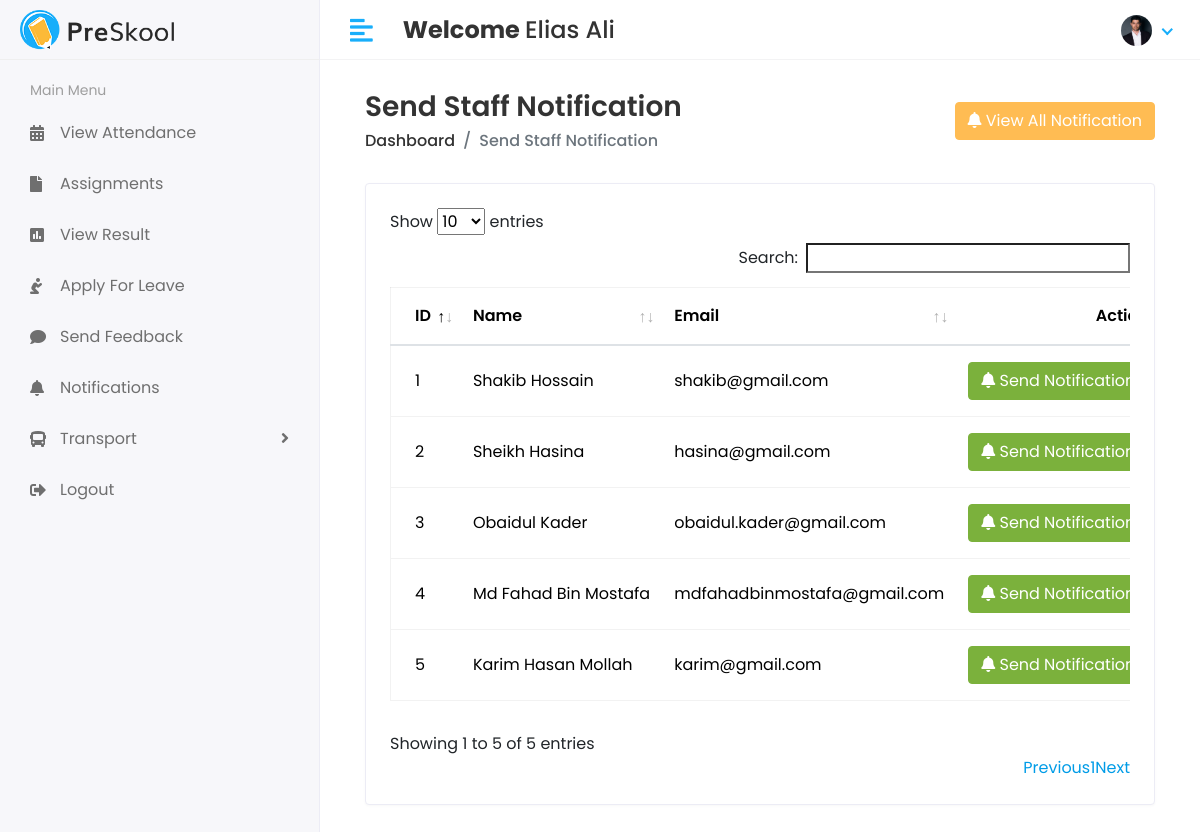
/Hod/staff/send_notifications (signed in), run on the app's committed database.
### app/models.py (models this page shows, shortened)
class CustomUser(AbstractUser):
    USER = (
        (1, "HOD"),
        (2, "Student"),
        (3, "Stuff"),
    )
    user_type = models.CharField(choices=USER, max_length=50, default=1)
    profile_pic = models.ImageField(upload_to='profile_pic')

class Staff(models.Model):
    admin = models.OneToOneField(CustomUser, on_delete=models.CASCADE)
    address = models.TextField()
    gender = models.CharField(max_length=50)
    created_at = models.DateTimeField(auto_now_add=True)
    updated_at = models.DateTimeField(auto_now=True)

### app/Hod_views.py (the view)
# urls.py: path('Hod/staff/send_notifications', Hod_views.staff_send_notification, name='staff_send_notification'),
@login_required(login_url='/')
def staff_send_notification(request):
    staff = Staff.objects.all()
    see_notification = StaffNotification.objects.all().order_by('-id')[0:5]
    return render(request, 'Hod/staff_notification.html', {'staff': staff, 'see_notification':see_notification})

### templates/Hod/staff_notification.html (shortened to what this page needs)
{% extends 'base.html' %}
{% block content %}
  <div class="content container-fluid">
    <div class="page-header">
      <div class="row align-items-center">
        <div class="col">
          <h3 class="page-title">Send Staff Notification</h3>
          <ul class="breadcrumb">
            <li class="breadcrumb-item">
              <a>Dashboard</a>
            </li>
            <li class="breadcrumb-item active">Send Staff Notification</li>
          </ul>
        </div>
        <div class="col-auto text-right float-right ml-auto">
          <button type="button" class="btn btn-primary" data-bs-toggle="modal" data-bs-target="#exampleModal"><i class="fas fa-bell"></i> View All Notification</button>
        </div>
      </div>
    </div>
    <div class="row">
      <div class="col-sm-12">
        <div class="card card-table">
          <div class="card-body">
            <div class="table-responsive">
              <table id="table_id" class="table table-hover table-center mb-0">
                <thead>
                  <tr>
                    <th>ID</th>
                    <th>Name</th>
                    <th>Email</th>
                    <th class="text-right">Action</th>
                  </tr>
                </thead>
                <tbody>
                  {% for staff in staff %}
                    <tr>
                      <td>{{ staff.id }}</td>
                      <td>{{ staff.admin.first_name }} {{ staff.admin.last_name }}</td>
                      <td>{{ staff.admin.email }}</td>
                      <td class="text-right">
                        <div class="actions">
                          <button type="button" class="btn btn-success" data-bs-toggle="modal" data-bs-target="#send_notification-{{forloop.counter}}"><i class="fas fa-bell"></i> Send Notification</button>
                        </div>
                      </td>
                    </tr>
                  {% endfor %}
                </tbody>
              </table>
            </div>
          </div>
        </div>
      </div>
    </div>
  </div>
{% endblock %}

### templates/includes/header.html (shortened to what this page needs)
{% load static %}
<div class="header">
    <div class="header-left">
      <span class="logo"><img src="{% static "assets/img/logo.png" %}" alt="Logo" /></span>
    </div>
    <a href="javascript:void(0);" id="toggle_btn"><i class="fas fa-align-left"></i></a>
    <div class="top-nav-search mt-3">
      <h4><strong>Welcome&nbsp;</strong><span>{{user.first_name}} {{user.last_name}}</span></h4>
    </div>
    <ul class="nav user-menu">
      <li class="nav-item dropdown has-arrow">
        <a href="#" class="dropdown-toggle nav-link" data-toggle="dropdown"><span class="user-img">
        {% if user.profile_pic %}
          <img class="rounded-circle" src="{{ user.profile_pic.url }}" width="31" alt="{{user.username}}" />
          {% else %}
          <img class="rounded-circle" src="{% static "assets/img/pp.jpg" %}" width="31" alt="{{user.username}}" />
          {% endif %}
        </span></a>
      </li>
    </ul>
  </div>

### static/assets/css/style.css (style rules this page uses)
html { height: 100%; }
body { background-color: #fff; color: #333; font-family: 'Poppins', sans-serif; font-size: 1rem; height: 100%; line-height: 1.5; overflow-x: hidden; }
h1, h2, h3, h4, h5, h6 { font-family: 'Poppins', sans-serif; margin-top: 0; }
a { color: #009ce7; }
input, button, a { transition: all 0.4s ease; -moz-transition: all 0.4s ease; -o-transition: all 0.4s ease; -ms-transition: all 0.4s ease; -webkit-transition: all 0.4s ease; }
input, input:focus, button, button:focus { outline: none; }
ul, ol { padding: 0px; list-style: none; }
.table { color: #333; max-width: 100%; margin-bottom: 0; width: 100%; }
.table.dataTable { border-collapse: collapse !important; border: 1px solid rgba(0, 0, 0, 0.05); }
.table thead tr th { font-weight: 600; }
.table tbody tr { border-bottom: 1px solid rgba(0, 0, 0, 0.05); }
.table.table-center td, .table.table-center th { vertical-align: middle; }
.card-table .card-body .table > thead > tr > th { border-top: 0; }
.card-table .card-body .table tr td:first-child, .card-table .card-body .table tr th:first-child { padding-left: 1.5rem; }
.card-table .card-body .table tr td:last-child, .card-table .card-body .table tr th:last-child { padding-right: 1.5rem; }
.card-table .table td, .card-table .table th { border-top: 1px solid #e2e5e8; padding: 1rem 0.75rem; white-space: nowrap; }
.btn-primary { background-color: #FFBC53; border: 1px solid #FFBC53; }
.btn-success { background-color: #7bb13c; border: 1px solid #7bb13c }
.card { border: 1px solid #ececf5; box-shadow: 0 1px 3px 0 rgba(0, 0, 0, 0.03); margin-bottom: 1.875rem; }
.card-body { padding: 1.5rem; }
.header { background-color: #fff; border-bottom: 1px solid #f3f3f4; left: 0; position: fixed; right: 0; top: 0; z-index: 1001; height: 60px; }
.header .header-left { float: left; height: 60px; padding: 0 20px; position: relative; width: 320px; z-index: 1; transition: all 0.2s ease-in-out; background-color: #f7f7fa; border-bottom: 1px solid #efefef; border-right: 1px solid #ececf5; display: flex; align-items: center; }
.header .header-left .logo { display: inline-block; line-height: 60px; }
.header .header-left .logo img { max-height: 40px; width: auto; }
.header .dropdown-toggle:after { display: none; }
.header .has-arrow .dropdown-toggle:after { border-top: 0; border-left: 0; border-bottom: 2px solid #18aefa; border-right: 2px solid #18aefa; content: ''; height: 8px; display: inline-block; pointer-events: none; -webkit-transform-origin: 66% 66%; -ms-transform-origin: 66% 66%; transform-origin: 66% 66%; -webkit-transform: rotate(45deg); -ms-transform: rotate(45deg); transform: rotate(45deg); -webkit-transition: all 0.15s ease-in-out; transition: all 0.15s ease-in-out; width: 8px; vertical-align: 0px; }
.user-menu { float: right; margin: 0; position: relative; z-index: 99; padding-right: 15px; }
.user-menu.nav > li > a { color: #a0a0a0; font-size: 14px; line-height: 58px; padding: 0 15px; height: 60px; }
.user-img { margin-right: 3px; position: relative; }
.top-nav-search { float: left; margin-left: 15px; }
.page-header { margin-bottom: 1.875rem; }
.page-header .breadcrumb { background-color: transparent; color: #6c757d; font-size: 1rem; font-weight: 500; margin-bottom: 0; padding: 0; }
.page-header .breadcrumb a { color: #333; }
.page-title { font-size: 28px; font-weight: 600; color: #333; margin-bottom: 5px; }
@media (min-width: 992px) { #toggle_btn { align-items: center; color: #18aefa; display: inline-flex; float: left; font-size: 26px; height: 60px; justify-content: center; margin-left: 15px; padding: 0 15px; } }

### data on the page
CustomUser: first_name "Elias", last_name "Ali", profile_pic (picture)
Staff: id "1", admin.first_name "Shakib", admin.last_name "Hossain", admin.email "shakib@gmail.com"
Staff: id "2", admin.first_name "Sheikh", admin.last_name "Hasina", admin.email "hasina@gmail.com"
Staff: id "3", admin.first_name "Obaidul", admin.last_name "Kader", admin.email "obaidul.kader@gmail.com"
Staff: id "4", admin.first_name "Md Fahad Bin", admin.last_name "Mostafa", admin.email "mdfahadbinmostafa@gmail.com"
Staff: id "5", admin.first_name "Karim Hasan", admin.last_name "Mollah", admin.email "karim@gmail.com"
